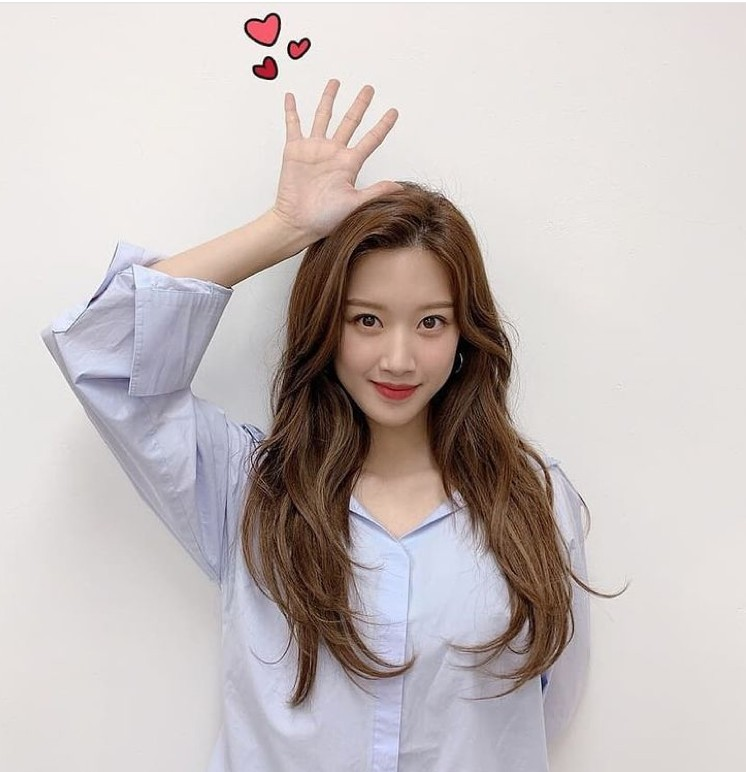
#> input picture video_ex/data/testimg.jpg, 746 x 772 px, found by its file name
$ python ex02_01.py
#> lines starting #> are read from the running program, lines starting #| are printed output that depends on the picture; after the words box and inside, x2 and y2 are one past the last pixel; in counts of white or black regions, pixels touching at a corner belong together
import cv2
# import numpy as np

img = cv2.imread('./data/testimg.jpg', cv2.IMREAD_GRAYSCALE)
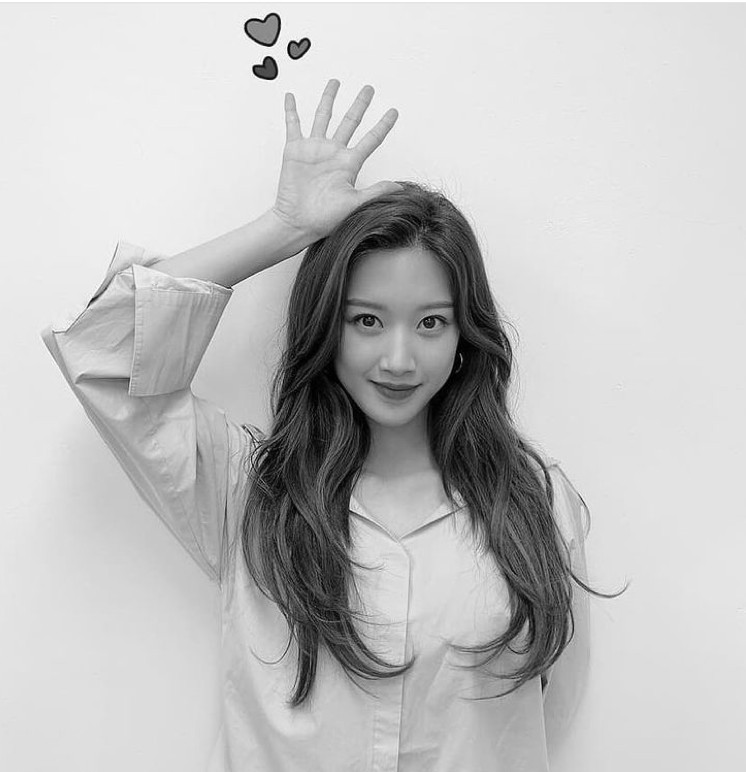
#> img: shape (772, 746); min 0, max 255, mean 192.5
img[120, 200] = 0  # 화소값(밝기, 그레이스케일) 변경
#> img: shape (772, 746); under 0.01% of pixels changed, all inside (x1, y1, x2, y2) = (200, 120, 201, 121)
print(img[100:110, 200:210])  # ROI 접근
#| [[238 238 238 238 238 238 238 238 237 238]
#|  [238 238 238 238 238 238 238 238 237 238]
#|  [238 238 238 238 238 238 238 238 238 238]
#|  [238 238 238 238 238 238 238 238 238 238]
#|  [238 238 238 238 238 238 238 238 238 238]
#|  [239 239 239 239 239 239 239 239 238 238]
#|  [239 239 239 239 239 239 239 239 238 238]
#|  [239 239 239 239 239 238 238 238 238 238]
#|  [240 240 240 239 239 239 239 239 238 238]
#|  [241 241 241 240 240 240 240 240 238 238]]

# for y in range(100, 400):
# x in range(200, 300):
# img[y, x] = 0

img[100:400, 200:300] = 0  # ROI 접근
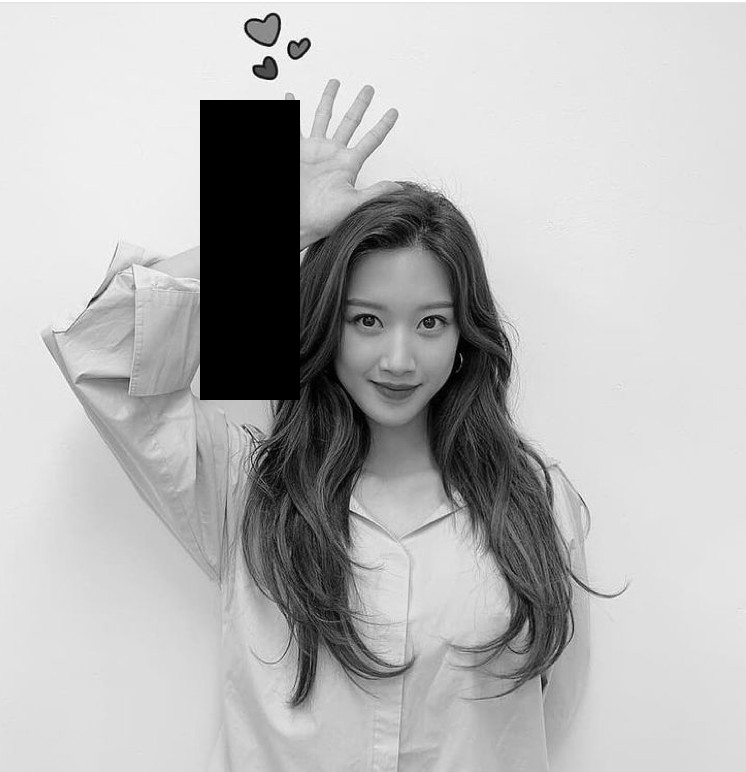
#> img: shape (772, 746); min 0, max 255, mean 182.4

cv2.imshow('img', img)
cv2.waitKey()
cv2.destroyAllWindows()
